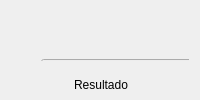
         <widget class="QWidget" name="tab">
          <attribute name="title">
           <string>Conversor de Base</string>
          </attribute>
          <layout class="QGridLayout" name="gridLayout_3">
           <item row="2" column="0">
            <widget class="QFrame" name="frame">
             <property name="frameShape">
              <enum>QFrame::NoFrame</enum>
             </property>
             <property name="frameShadow">
              <enum>QFrame::Raised</enum>
             </property>
             <widget class="QWidget" name="franjaResultados" native="true">
              <property name="geometry">
               <rect>
                <x>20</x>
                <y>10</y>
                <width>372</width>
                <height>63</height>
               </rect>
              </property>
              <widget class="QLabel" name="lblResultado">
               <property name="geometry">
                <rect>
                 <x>43</x>
                 <y>0</y>
                 <width>57</width>
                 <height>16</height>
                </rect>
               </property>
               <property name="text">
                <string>Resultado</string>
               </property>
              </widget>
              <widget class="QToolButton" name="btnCopiarResultado">
               <property name="geometry">
                <rect>
                 <x>250</x>
                 <y>27</y>
                 <width>41</width>
                 <height>31</height>
                </rect>
               </property>
               <property name="text">
                <string>⧉</string>
               </property>
              </widget>
              <widget class="QLineEdit" name="txtResultado">
               <property name="geometry">
                <rect>
                 <x>40</x>
                 <y>20</y>
                 <width>201</width>
                 <height>41</height>
                </rect>
               </property>
               <property name="readOnly">
                <bool>true</bool>
               </property>
              </widget>
             </widget>
             <widget class="QToolButton" name="btnCopiarNormalizado">
              <property name="geometry">
               <rect>
                <x>560</x>
                <y>35</y>
                <width>41</width>
                <height>31</height>
               </rect>
              </property>
              <property name="text">
               <string>⧉</string>
              </property>
             </widget>
             <widget class="QLabel" name="lblNormalizado">
              <property name="geometry">
               <rect>
                <x>354</x>
                <y>10</y>
                <width>72</width>
                <height>14</height>
               </rect>
              </property>
              <property name="text">
               <string>Normalizado</string>
              </property>
             </widget>
             <widget class="QLineEdit" name="txtNormalizado">
              <property name="geometry">
               <rect>
                <x>350</x>
                <y>30</y>
                <width>201</width>
                <height>41</height>
               </rect>
              </property>
              <property name="readOnly">
               <bool>true</bool>
              </property>
             </widget>
            </widget>
           </item>
           <item row="0" column="0">
            <widget class="QWidget" name="franjaSuperior" native="true">
             <property name="sizePolicy">
              <sizepolicy hsizetype="Preferred" vsizetype="Preferred">
               <horstretch>0</horstretch>
               <verstretch>0</verstretch>
              </sizepolicy>
             </property>
             <property name="minimumSize">
              <size>
               <width>0</width>
               <height>0</height>
              </size>
             </property>
             <property name="maximumSize">
              <size>
               <width>1000</width>
               <height>125</height>
              </size>
             </property>
             <property name="sizeIncrement">
              <size>
               <width>0</width>
               <height>90</height>
              </size>
             </property>
             <widget class="QComboBox" name="comboBaseOrigen">
              <property name="geometry">
               <rect>
                <x>30</x>
                <y>40</y>
                <width>101</width>
                <height>34</height>
               </rect>
              </property>
              <item>
               <property name="text">
                <string>2</string>
               </property>
              </item>
              <item>
               <property name="text">
                <string>3</string>
               </property>
              </item>
              <item>
               <property name="text">
                <string>4</string>
               </property>
              </item>
              <item>
               <property name="text">
                <string>5</string>
               </property>
              </item>
              <item>
               <property name="text">
                <string>6</string>
               </property>
              </item>
              <item>
               <property name="text">
                <string>7</string>
               </property>
              </item>
              <item>
               <property name="text">
                <string>8</string>
               </property>
              </item>
              <item>
               <property name="text">
                <string>9</string>
               </property>
              </item>
              <item>
               <property name="text">
                <string>A</string>
               </property>
              </item>
              <item>
               <property name="text">
                <string>B</string>
               </property>
              </item>
              <item>
               <property name="text">
                <string>C</string>
               </property>
              </item>
              <item>
               <property name="text">
                <string>D</string>
               </property>
              </item>
              <item>
               <property name="text">
                <string>E</string>
               </property>
              </item>
              <item>
               <property name="text">
                <string>F</string>
               </property>
              </item>
             </widget>
             <widget class="QComboBox" name="comboBaseDestino">
              <property name="geometry">
               <rect>
                <x>150</x>
                <y>40</y>
                <width>101</width>
                <height>34</height>
               </rect>
              </property>
              <item>
               <property name="text">
                <string>2</string>
               </property>
              </item>
              <item>
               <property name="text">
                <string>3</string>
               </property>
              </item>
              <item>
               <property name="text">
                <string>4</string>
               </property>
              </item>
              <item>
               <property name="text">
                <string>5</string>
               </property>
              </item>
              <item>
               <property name="text">
                <string>6</string>
               </property>
              </item>
              <item>
               <property name="text">
                <string>7</string>
               </property>
              </item>
              <item>
               <property name="text">
                <string>8</string>
               </property>
              </item>
              <item>
               <property name="text">
                <string>9</string>
               </property>
              </item>
              <item>
               <property name="text">
                <string>A</string>
               </property>
              </item>
              <item>
               <property name="text">
                <string>B</string>
               </property>
              </item>
              <item>
               <property name="text">
                <string>C</string>
               </property>
              </item>
              <item>
               <property name="text">
                <string>D</string>
               </property>
              </item>
              <item>
               <property name="text">
                <string>E</string>
               </property>
              </item>
              <item>
               <property name="text">
                <string>F</string>
               </property>
              </item>
             </widget>
             <widget class="QLabel" name="lblBaseOrigen">
              <property name="geometry">
               <rect>
                <x>30</x>
                <y>20</y>
                <width>81</width>
                <height>20</height>
               </rect>
              </property>
              <property name="text">
               <string>Base origen</string>
              </property>
             </widget>
             <widget class="QLabel" name="lblBaseDestino">
              <property name="geometry">
               <rect>
                <x>150</x>
                <y>20</y>
                <width>91</width>
                <height>20</height>
               </rect>
              </property>
              <property name="text">
               <string>Base destino</string>
              </property>
             </widget>
             <widget class="QFrame" name="frameAlerta">
              <property name="geometry">
               <rect>
                <x>388</x>
                <y>0</y>
                <width>281</width>
                <height>91</height>
               </rect>
              </property>
              <property name="maximumSize">
               <size>
                <width>16777215</width>
                <height>16777215</height>
               </size>
              </property>
              <property name="frameShape">
               <enum>QFrame::StyledPanel</enum>
              </property>
              <property name="frameShadow">
               <enum>QFrame::Raised</enum>
              </property>
              <widget class="QLabel" name="lblAlertaError">
               <property name="geometry">
                <rect>
                 <x>60</x>
                 <y>0</y>
                 <width>170</width>
                 <height>91</height>
                </rect>
               </property>
               <property name="sizePolicy">
                <sizepolicy hsizetype="Ignored" vsizetype="Ignored">
                 <horstretch>16</horstretch>
                 <verstretch>7</verstretch>
                </sizepolicy>
               </property>
               <property name="minimumSize">
                <size>
                 <width>5</width>
                 <height>24</height>
                </size>
               </property>
               <property name="maximumSize">
                <size>
                 <width>170</width>
                 <height>16777215</height>
                </size>
               </property>
               <property name="text">
                <string>Atencion! La base origen NO coincide con los datos ingresados</string>
               </property>
               <property name="alignment">
                <set>Qt::AlignLeading|Qt::AlignLeft|Qt::AlignVCenter</set>
               </property>
               <property name="wordWrap">
                <bool>true</bool>
               </property>
               <property name="margin">
                <number>0</number>
               </property>
               <property name="indent">
                <number>0</number>
               </property>
              </widget>
             </widget>
             <widget class="QComboBox" name="comboPrecision">
              <property name="geometry">
               <rect>
                <x>260</x>
                <y>40</y>
                <width>101</width>
                <height>34</height>
               </rect>
              </property>
              <item>
               <property name="text">
                <string>1</string>
               </property>
              </item>
              <item>
               <property name="text">
                <string>2</string>
               </property>
              </item>
              <item>
               <property name="text">
                <string>3</string>
               </property>
              </item>
              <item>
               <property name="text">
                <string>4</string>
               </property>
              </item>
              <item>
               <property name="text">
                <string>5</string>
               </property>
              </item>
              <item>
               <property name="text">
                <string>6</string>
               </property>
              </item>
              <item>
               <property name="text">
                <string>7</string>
               </property>
              </item>
              <item>
               <property name="text">
                <string>8</string>
               </property>
              </item>
              <item>
               <property name="text">
                <string>9</string>
               </property>
              </item>
             </widget>
             <widget class="QLabel" name="lblPrecision">
              <property name="geometry">
               <rect>
                <x>262</x>
                <y>16</y>
                <width>81</width>
                <height>31</height>
               </rect>
              </property>
              <property name="text">
               <string>Precisión</string>
              </property>
             </widget>
            </widget>
           </item>
           <item row="1" column="0">
            <widget class="QWidget" name="franjaEntrada" native="true">
             <widget class="QLineEdit" name="txtNumero">
              <property name="geometry">
               <rect>
                <x>30</x>
                <y>20</y>
                <width>500</width>
                <height>51</height>
               </rect>
              </property>
              <property name="maximumSize">
               <size>
                <width>500</width>
                <height>16777215</height>
               </size>
              </property>
              <property name="text">
               <string/>
              </property>
              <property name="maxLength">
               <number>500</number>
              </property>
              <property name="placeholderText">
               <string>Ingrese el número a convertir...</string>
              </property>
             </widget>
             <widget class="QPushButton" name="btnCalcular">
              <property name="enabled">
               <bool>true</bool>
              </property>
              <property name="geometry">
               <rect>
                <x>560</x>
                <y>20</y>
                <width>100</width>
                <height>51</height>
               </rect>
              </property>
              <property name="sizePolicy">
               <sizepolicy hsizetype="Minimum" vsizetype="Fixed">
                <horstretch>0</horstretch>
                <verstretch>0</verstretch>
               </sizepolicy>
              </property>
              <property name="minimumSize">
               <size>
                <width>0</width>
                <height>0</height>
               </size>
              </property>
              <property name="maximumSize">
               <size>
                <width>100</width>
                <height>16777215</height>
               </size>
              </property>
              <property name="sizeIncrement">
               <size>
                <width>0</width>
                <height>0</height>
               </size>
              </property>
              <property name="text">
               <string>CONVERTIR</string>
              </property>
              <property name="iconSize">
               <size>
                <width>32</width>
                <height>26</height>
               </size>
              </property>
              <property name="shortcut">
               <string/>
              </property>
              <property name="checkable">
               <bool>false</bool>
              </property>
             </widget>
            </widget>
           </item>
          </layout>
         </widget>
